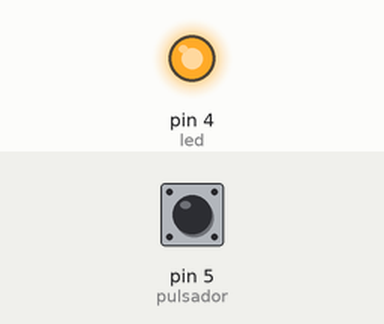
Recording of a sketch running on a simulated Arduino Uno, built with avr-gcc and run on an emulated ATmega328P. Parts: output pins drawn as LEDs (lit = HIGH). The test bench sets the inputs (shaded band); at power-on: pin 5 (pulsador) LOW. What the sketch prints to the serial monitor is not drawn.

Above: at 1.2 s.
1.3 s: pin 5 (pulsador) pulled HIGH for 1 s
At 3.0 s:
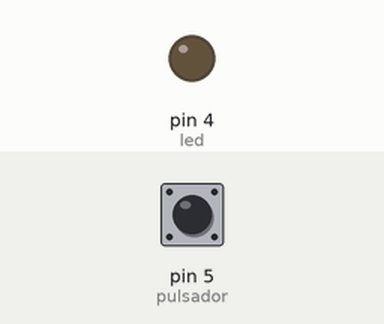
3.8 s: pin 5 (pulsador) pulled HIGH for 0.15 s
At 4.3 s:
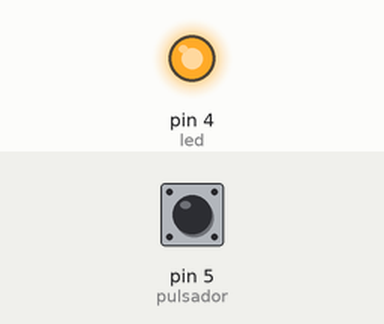
6.9 s: pin 5 (pulsador) pulsed HIGH 2 times (0.12 s each, 0.3 s apart)
At 7.25 s:
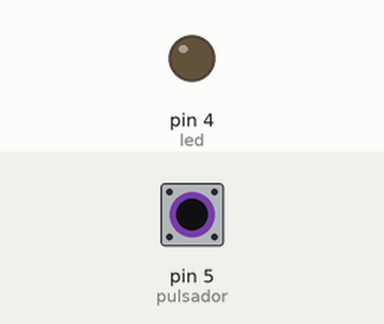
Timing chart, 0 to 9.9 s (numbered marks = the images above; inputs shaded):
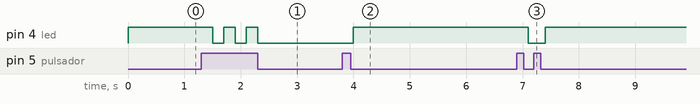

The sketch:

LED_CON_BOTON_ESP8266.ino
```cpp
int pulsador =5;
int led=4;
int estado=0;   //BANDERA
void setup() {
  // put your setup code here, to run once:
   pinMode(pulsador,INPUT);
   pinMode(led,OUTPUT);
   Serial.begin(115200);
   digitalWrite(led,LOW);
}

void loop() {
  // put your main code here, to run repeatedly:


  if(digitalRead(pulsador)==1)
  {
    estado=1-estado;
    delay(200);
    }
  if(estado==1)
  {
     digitalWrite(led,0);
     Serial.println("Led encendido");

    }
    else{
       digitalWrite(led,1);
       Serial.println("Led apagado");
      }
  }
```

Measured:
- after the input at 1.3 s, pin 4 (led): alternates HIGH for 0.20 s and LOW for 0.20 s, 5 changes in all, then stays LOW, starting after 0.20 s
- after the input at 3.8 s, pin 4 (led): LOW → HIGH after 0.20 s
- after the input at 6.9 s, pin 4 (led): HIGH → LOW after 0.20 s, → HIGH 0.30 s later
